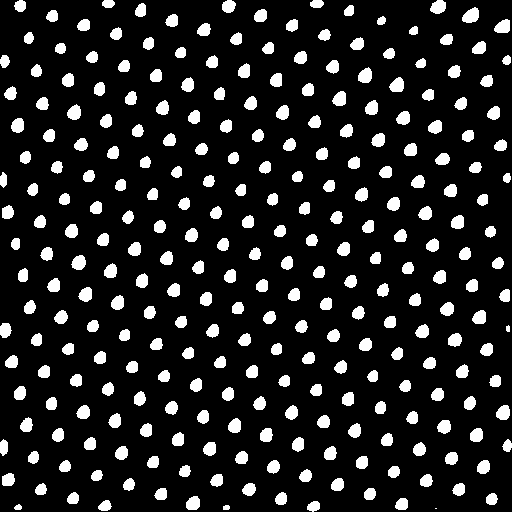
#> input picture test/18_test.png, 512 x 512 px, found by its file name
$ python plot_with_networkX.py   (older library calls are emulated)
#> lines starting #> are read from the running program, lines starting #| are printed output that depends on the picture; after the words box and inside, x2 and y2 are one past the last pixel; in counts of white or black regions, pixels touching at a corner belong together; long printed decimals are rounded
# import networkx as nx
# from pylab import show
import numpy as np
import os
# coding:utf-8
import matplotlib as mpl
from matplotlib import pyplot as plt
mpl.rcParams['font.sans-serif'] = ['simhei']
mpl.rcParams['axes.unicode_minus'] = False
# [17 lines of commented-out code are left out]


import cv2
path='/home/thatwilliam/Documents/Pytorch-UNet-master'
img = cv2.imread(os.path.join(path, 'test/18_test.png'), 0)
#> img: shape (512, 512); 13.3% white; 278 white regions (1 under 20 px), largest, box (x1, y1, x2, y2) and area: (462, 7, 479, 23) 196, (494, 19, 510, 33) 173, (430, 0, 446, 14) 171
ret, thresh = cv2.threshold(img, 0, 255, cv2.THRESH_OTSU)
#> ret = 0
kernel = cv2.getStructuringElement(cv2.MORPH_RECT, (3, 3))
thresh = cv2.morphologyEx(thresh, cv2.MORPH_OPEN, kernel)
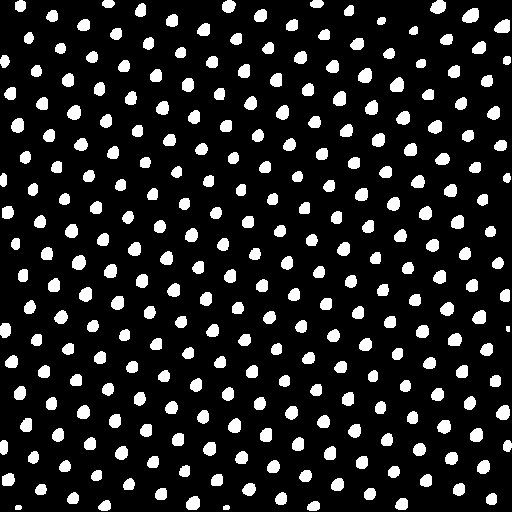
#> thresh: shape (512, 512); 13.2% white; 277 white regions
contours, hierarchy = cv2.findContours(thresh, cv2.RETR_TREE, cv2.CHAIN_APPROX_SIMPLE)
#> contours = 277 contours, 1 with area under 20; largest, box (x1, y1, x2, y2) and area: (462, 8, 479, 23) 170, (494, 19, 510, 33) 150, (430, 0, 446, 14) 149, (358, 68, 372, 83) 148, (72, 255, 86, 270) 146
plt.figure(figsize=(6, 6))
cx=[]
cy=[]
for cnt in contours:
    M = cv2.moments(cnt)
    if (M['m00'] == 0):
        continue
    x=int(M['m10'] / M['m00'])
    y=int(M['m01'] / M['m00'])
    cx.append(x)
    cy.append(y)
    plt.scatter(x, y, s=5, c='k')
    plt.axis('off')
    plt.axis("equal")
#> this loop made 277 passes
#> (x, y) on passes 1 to 3: (226, 507), (17, 507), (313, 505)
#> after the loop, cx = 277 values, max 507 at index 97, min 3 at index 36, mean 253.4; cy = 277 values, max 507 at index 0, min 3 at index 273, mean 256.2
# plt.show()

from scipy import spatial
def bond_length_cal():
    lattices = np.stack((cx, cy), axis=-1)
#> lattices = 277 pairs, first value 3 to 507, second value 3 to 507
    tree = spatial.KDTree(lattices)
    a = []
    count = 0
    bond_length = []
    for lattice in lattices:
        query_result = tree.query(lattice, 8)
        a.append(query_result[0])
        if np.all(query_result[0][1:7] > 30) and np.all(query_result[0][1:7] < 36):
            bond_length.append(query_result[0][1:7])
            count += 1
#> this loop made 277 passes
#> lattice on passes 1 to 12: [226, 507], [17, 507], [313, 505], [104, 505], [401, 503], [192, 503], [491, 498], [280, 498], [72, 498], [369, 493], [160, 493], [40, 489]
#> after the loop, a = 277 items; bond_length = 210 items; count = 210
    a = np.array(a)
    bond_length = np.array(bond_length)*0.143/33.16283
#> bond_length = 210 rows, first 6: [0.134, 0.14, 0.142, 0.143, 0.143, 0.146], [0.134, 0.141, 0.143, 0.143, 0.143, 0.146], [0.14, 0.141, 0.142, 0.143, 0.143, 0.147], [0.137, 0.143, 0.143, 0.143, 0.144, 0.146], [0.141, 0.142, 0.143, 0.143, 0.143, 0.146], [0.139, 0.141, 0.142, 0.143, 0.143, 0.146]
    bond_length_average=np.mean(bond_length)#1.43/33.16283
#> bond_length_average = 0.143
    print(bond_length_average)
#| 0.143


    """
    绘制直方图
    data:必选参数，绘图数据
    bins:直方图的长条形数目，可选项，默认为10
    normed:是否将得到的直方图向量归一化，可选项，默认为0，代表不归一化，显示频数。normed=1，表示归一化，显示频率。
    facecolor:长条形的颜色
    edgecolor:长条形边框的颜色
    alpha:透明度
    """
    plt.figure()
    plt.hist(bond_length.ravel(), bins=12, range=(0.130, 0.154), rwidth=1, normed=1, facecolor="blue", edgecolor="black", alpha=0.7)
    # 显示横轴标签
    plt.xlabel(u'C-C bond length (nm)')
    # 显示纵轴标签
    plt.ylabel(u'Count')
    # 显示图标题
    plt.title(u'The bond lengths of graphene')
    plt.savefig('石墨烯键长分布图.png')
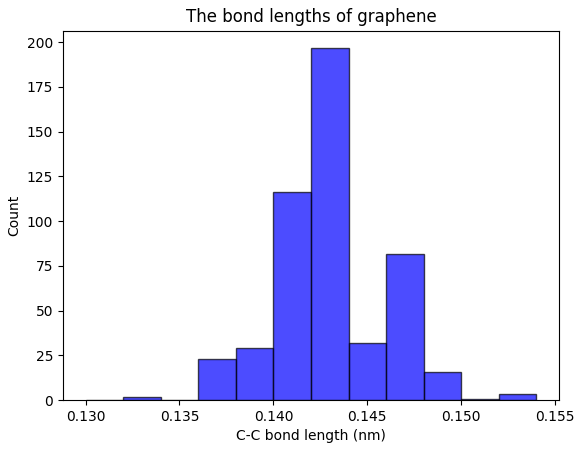
#> figure drawn by matplotlib, 1 panel; tallest bar 196.6 high, from x = 0.142 to 0.144
    plt.show()
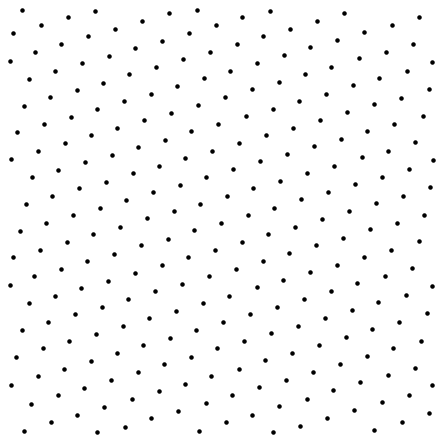
#> figure drawn by matplotlib, 1 panel

bond_length_cal()

from scipy import spatial
lattices=np.stack((cx, cy), axis=-1)
tree = spatial.KDTree(lattices)
a=[]
count=0
real_lattice = []
for lattice in lattices:
    query_result=tree.query(lattice, 13)
    a.append(query_result[0])
    if np.all(query_result[0][7:]<60) and np.all(query_result[0][7:]>55) and np.all(query_result[0][1:7]>30) and np.all(query_result[0][1:7]<35):
        real_lattice.append((lattices[query_result[1][7:]]-np.tile(lattice, (6, 1)))*1/3+np.tile(lattice, (6, 1)))
        real_lattice.append((lattices[query_result[1][7:]]-np.tile(lattice, (6, 1)))*2/3+np.tile(lattice, (6, 1)))
        count+=1
#> after the loop, a = 277 items; count = 159; real_lattice = 318 point arrays, longest 6 points
a=np.array(a)
real_lattice=np.array(real_lattice)
plt.figure(figsize=(6, 6))

plt.scatter(real_lattice[:,:,0], real_lattice[:,:,1], s=5, c='k')
plt.axis('off')
plt.axis("equal")
plt.savefig('process.png')
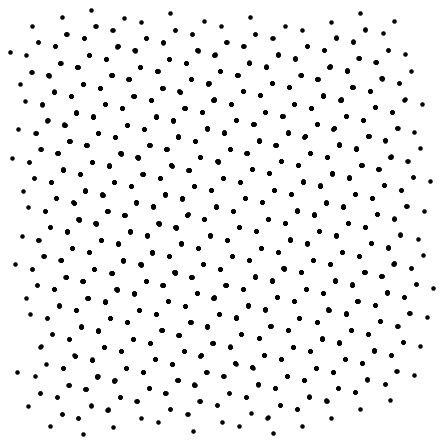
#> figure drawn by matplotlib, 1 panel
plt.show()
print(real_lattice.shape)
#| (318, 6, 2)

import networkx as nx
print(os.path.join(path, 'process.png'))
img=cv2.imread(os.path.join(path, 'process.png'), 0)

ret, thresh = cv2.threshold(img, 0, 255, cv2.THRESH_OTSU)
kernel = cv2.getStructuringElement(cv2.MORPH_RECT, (5, 5))
#> (the run stopped early here; a loop or call above may not have finished)

$ run again, with test/22_test.png copied over test/18_test.png
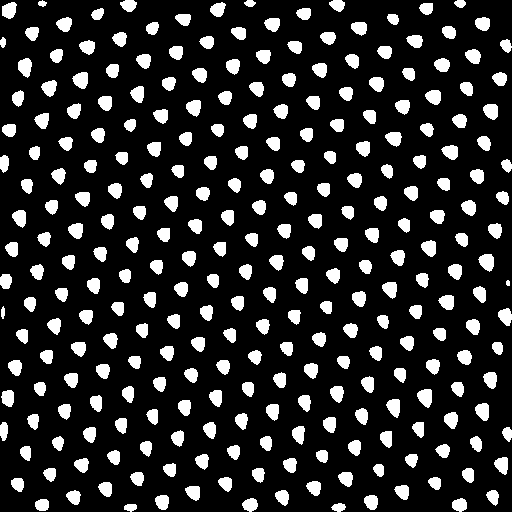
#> input picture test/22_test.png, 512 x 512 px, found by its file name
#> img: shape (512, 512); 16.2% white; 279 white regions, largest, box (x1, y1, x2, y2) and area: (417, 389, 432, 408) 212, (478, 254, 494, 272) 207, (18, 58, 32, 78) 202
#> ret = 0
#> `thresh = cv2.morphologyEx(thresh, cv2.MORPH_OPEN, kernel)`:
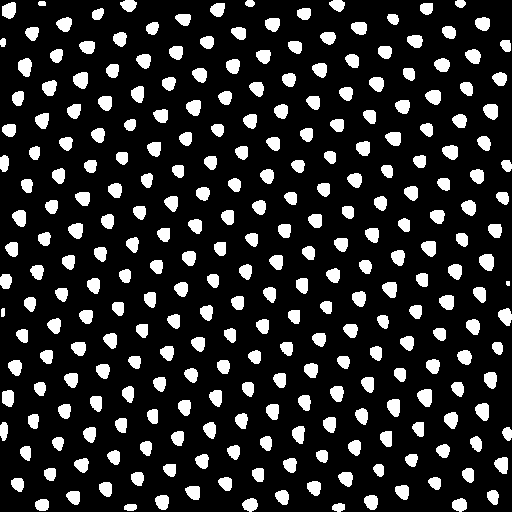
#> thresh: shape (512, 512); 16% white; 279 white regions (1 under 20 px)
#> contours = 279 contours, 1 with area under 20; largest, box (x1, y1, x2, y2) and area: (417, 389, 432, 407) 186, (479, 254, 494, 271) 181, (73, 72, 88, 89) 177, (18, 58, 32, 77) 177, (475, 403, 489, 421) 171
#> the loop `for cnt in contours:` made 279 passes
#> (x, y) on passes 1 to 3: (130, 506), (338, 506), (41, 504)
#> after the loop `for cnt in contours:`: cx = 279 values, max 507 at index 123, min 2 at index 108, mean 253.1; cy = 279 values, max 506 at index 0, min 2 at index 277, mean 255.4
#> in bond_length_cal, `lattices = np.stack((cx, cy), axis=-1)`: lattices = 279 pairs, first value 2 to 507, second value 2 to 506
#> the loop in bond_length_cal, `for lattice in lattices:` made 279 passes
#> lattice on passes 1 to 8: [130, 506], [338, 506], [41, 504], [459, 504], [249, 504], [370, 501], [161, 501], [73, 496]
#> after the loop in bond_length_cal, `for lattice in lattices:`: a = 279 items; bond_length = 206 items; count = 206
#> in bond_length_cal, `bond_length = np.array(bond_length)*0.143/33.16283`: bond_length = 206 rows, first 6: [0.135, 0.137, 0.14, 0.149, 0.151, 0.153], [0.135, 0.14, 0.14, 0.141, 0.146, 0.147], [0.138, 0.138, 0.138, 0.143, 0.143, 0.145], [0.138, 0.14, 0.142, 0.143, 0.147, 0.149], [0.14, 0.14, 0.142, 0.142, 0.143, 0.143], [0.139, 0.14, 0.14, 0.141, 0.143, 0.143]
#> bond_length_average = 0.143
#| 0.1429
#> the loop `for lattice in lattices:` made 279 passes
#> after the loop `for lattice in lattices:`: a = 279 items; count = 154; real_lattice = 308 point arrays, longest 6 points
#> `plt.savefig('process.png')`:
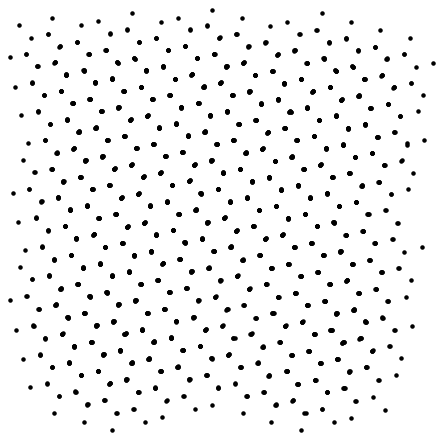
#> figure drawn by matplotlib, 1 panel
#| (308, 6, 2)

$ run again, with test/10_test.png copied over test/18_test.png
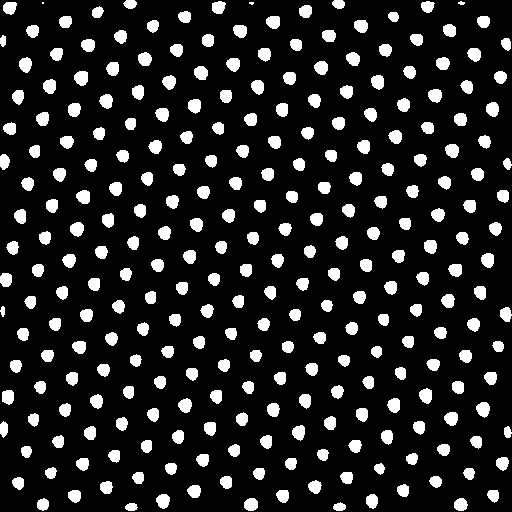
#> input picture test/10_test.png, 512 x 512 px, found by its file name
#> img: shape (512, 512); 13.8% white; 278 white regions (2 under 20 px), largest, box (x1, y1, x2, y2) and area: (74, 71, 88, 86) 169, (476, 402, 490, 418) 163, (70, 222, 84, 237) 160
#> ret = 0
#> `thresh = cv2.morphologyEx(thresh, cv2.MORPH_OPEN, kernel)`:
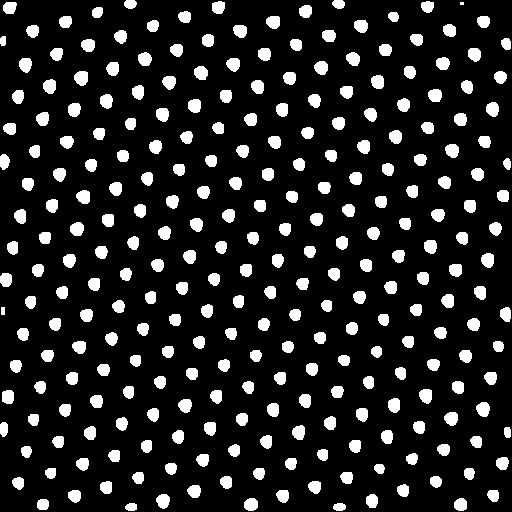
#> thresh: shape (512, 512); 13.7% white; 276 white regions (1 under 20 px)
#> contours = 276 contours, 1 with area under 20; largest, box (x1, y1, x2, y2) and area: (74, 71, 88, 86) 148, (476, 402, 490, 417) 142, (156, 494, 170, 509) 138, (70, 222, 84, 236) 138, (481, 253, 494, 268) 136
#> the loop `for cnt in contours:` made 276 passes
#> (x, y) on passes 1 to 3: (339, 506), (130, 506), (42, 504)
#> after the loop `for cnt in contours:`: cx = 276 values, max 507 at index 41, min 2 at index 108, mean 253.5; cy = 276 values, max 506 at index 0, min 3 at index 270, mean 255.7
#> in bond_length_cal, `lattices = np.stack((cx, cy), axis=-1)`: lattices = 276 pairs, first value 2 to 507, second value 3 to 506
#> the loop in bond_length_cal, `for lattice in lattices:` made 276 passes
#> lattice on passes 1 to 8: [339, 506], [130, 506], [42, 504], [460, 504], [250, 504], [371, 500], [162, 500], [492, 495]
#> after the loop in bond_length_cal, `for lattice in lattices:`: a = 276 items; bond_length = 208 items; count = 208
#> in bond_length_cal, `bond_length = np.array(bond_length)*0.143/33.16283`: bond_length = 208 rows, first 6: [0.138, 0.14, 0.142, 0.146, 0.149, 0.154], [0.138, 0.14, 0.142, 0.145, 0.146, 0.149], [0.138, 0.138, 0.142, 0.143, 0.143, 0.149], [0.137, 0.141, 0.142, 0.145, 0.146, 0.147], [0.137, 0.141, 0.142, 0.143, 0.143, 0.147], [0.138, 0.14, 0.142, 0.143, 0.143, 0.145]
#> bond_length_average = 0.143
#| 0.1431
#> the loop `for lattice in lattices:` made 276 passes
#> after the loop `for lattice in lattices:`: a = 276 items; count = 158; real_lattice = 316 point arrays, longest 6 points
#> `plt.savefig('process.png')`:
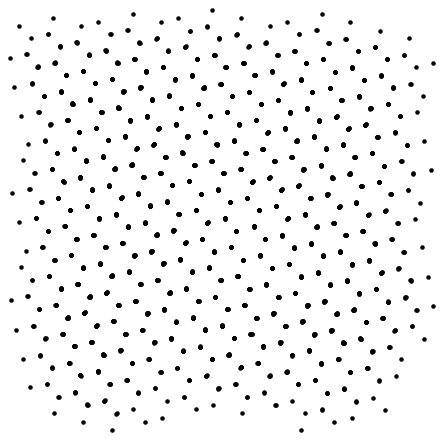
#> figure drawn by matplotlib, 1 panel
#| (316, 6, 2)
